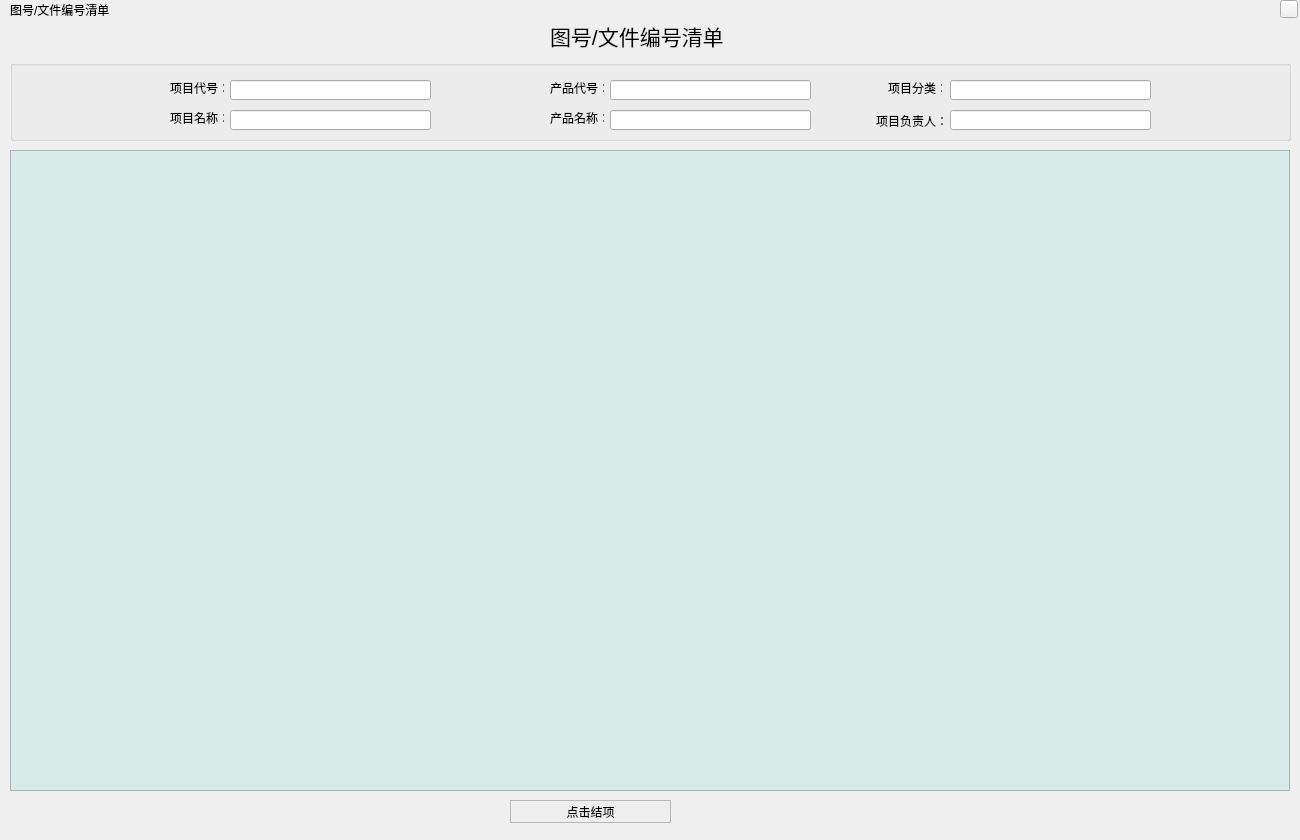
<?xml version="1.0" encoding="UTF-8"?>
<ui version="4.0">
 <class>TYBH</class>
 <widget class="QWidget" name="TYBH">
  <property name="geometry">
   <rect>
    <x>0</x>
    <y>0</y>
    <width>1300</width>
    <height>840</height>
   </rect>
  </property>
  <property name="windowTitle">
   <string>Form</string>
  </property>
  <widget class="QLabel" name="label">
   <property name="geometry">
    <rect>
     <x>10</x>
     <y>2</y>
     <width>111</width>
     <height>16</height>
    </rect>
   </property>
   <property name="text">
    <string>图号/文件编号清单</string>
   </property>
  </widget>
  <widget class="closeButton" name="toolButton">
   <property name="geometry">
    <rect>
     <x>1280</x>
     <y>0</y>
     <width>18</width>
     <height>18</height>
    </rect>
   </property>
   <property name="text">
    <string/>
   </property>
  </widget>
  <widget class="QGroupBox" name="groupBox_tyMsg">
   <property name="geometry">
    <rect>
     <x>10</x>
     <y>60</y>
     <width>1281</width>
     <height>81</height>
    </rect>
   </property>
   <property name="title">
    <string/>
   </property>
   <widget class="QLabel" name="label_3">
    <property name="geometry">
     <rect>
      <x>160</x>
      <y>20</y>
      <width>54</width>
      <height>16</height>
     </rect>
    </property>
    <property name="styleSheet">
     <string notr="true">color: rgb(0, 0, 0);</string>
    </property>
    <property name="text">
     <string>项目代号：</string>
    </property>
   </widget>
   <widget class="QLineEdit" name="lineEdit_proNum">
    <property name="geometry">
     <rect>
      <x>220</x>
      <y>20</y>
      <width>201</width>
      <height>20</height>
     </rect>
    </property>
    <property name="styleSheet">
     <string notr="true">color: rgb(0, 0, 0);</string>
    </property>
    <property name="alignment">
     <set>Qt::AlignCenter</set>
    </property>
   </widget>
   <widget class="QLabel" name="label_4">
    <property name="geometry">
     <rect>
      <x>878</x>
      <y>20</y>
      <width>54</width>
      <height>16</height>
     </rect>
    </property>
    <property name="styleSheet">
     <string notr="true">color: rgb(0, 0, 0);</string>
    </property>
    <property name="text">
     <string>项目分类：</string>
    </property>
   </widget>
   <widget class="QLineEdit" name="lineEdit_proType">
    <property name="geometry">
     <rect>
      <x>940</x>
      <y>20</y>
      <width>201</width>
      <height>20</height>
     </rect>
    </property>
    <property name="styleSheet">
     <string notr="true">color: rgb(0, 0, 0);</string>
    </property>
    <property name="alignment">
     <set>Qt::AlignCenter</set>
    </property>
   </widget>
   <widget class="QLabel" name="label_5">
    <property name="geometry">
     <rect>
      <x>540</x>
      <y>20</y>
      <width>54</width>
      <height>16</height>
     </rect>
    </property>
    <property name="styleSheet">
     <string notr="true">color: rgb(0, 0, 0);</string>
    </property>
    <property name="text">
     <string>产品代号：</string>
    </property>
   </widget>
   <widget class="QLineEdit" name="lineEdit_productNum">
    <property name="geometry">
     <rect>
      <x>600</x>
      <y>20</y>
      <width>201</width>
      <height>20</height>
     </rect>
    </property>
    <property name="styleSheet">
     <string notr="true">color: rgb(0, 0, 0);
</string>
    </property>
    <property name="alignment">
     <set>Qt::AlignCenter</set>
    </property>
   </widget>
   <widget class="QLabel" name="label_6">
    <property name="geometry">
     <rect>
      <x>540</x>
      <y>50</y>
      <width>54</width>
      <height>16</height>
     </rect>
    </property>
    <property name="styleSheet">
     <string notr="true">color: rgb(0, 0, 0);</string>
    </property>
    <property name="text">
     <string>产品名称：</string>
    </property>
   </widget>
   <widget class="QLineEdit" name="lineEdit_productName">
    <property name="geometry">
     <rect>
      <x>600</x>
      <y>50</y>
      <width>201</width>
      <height>20</height>
     </rect>
    </property>
    <property name="styleSheet">
     <string notr="true">color: rgb(0, 0, 0);</string>
    </property>
    <property name="alignment">
     <set>Qt::AlignCenter</set>
    </property>
   </widget>
   <widget class="QLabel" name="label_7">
    <property name="geometry">
     <rect>
      <x>160</x>
      <y>50</y>
      <width>54</width>
      <height>16</height>
     </rect>
    </property>
    <property name="styleSheet">
     <string notr="true">color: rgb(0, 0, 0);</string>
    </property>
    <property name="text">
     <string>项目名称：</string>
    </property>
   </widget>
   <widget class="QLabel" name="label_8">
    <property name="geometry">
     <rect>
      <x>866</x>
      <y>50</y>
      <width>71</width>
      <height>21</height>
     </rect>
    </property>
    <property name="font">
     <font>
      <pointsize>9</pointsize>
     </font>
    </property>
    <property name="styleSheet">
     <string notr="true">color: rgb(0, 0, 0);</string>
    </property>
    <property name="text">
     <string>项目负责人：</string>
    </property>
   </widget>
   <widget class="QLineEdit" name="lineEdit_leaderName">
    <property name="geometry">
     <rect>
      <x>940</x>
      <y>50</y>
      <width>201</width>
      <height>20</height>
     </rect>
    </property>
    <property name="styleSheet">
     <string notr="true">color: rgb(0, 0, 0);</string>
    </property>
    <property name="alignment">
     <set>Qt::AlignCenter</set>
    </property>
   </widget>
   <widget class="QLineEdit" name="lineEdit_proName">
    <property name="geometry">
     <rect>
      <x>220</x>
      <y>50</y>
      <width>201</width>
      <height>20</height>
     </rect>
    </property>
    <property name="styleSheet">
     <string notr="true">color: rgb(0, 0, 0);</string>
    </property>
    <property name="alignment">
     <set>Qt::AlignCenter</set>
    </property>
   </widget>
  </widget>
  <widget class="QTableWidget" name="tableWidget">
   <property name="geometry">
    <rect>
     <x>10</x>
     <y>150</y>
     <width>1280</width>
     <height>641</height>
    </rect>
   </property>
   <property name="font">
    <font>
     <pointsize>9</pointsize>
    </font>
   </property>
   <property name="toolTip">
    <string/>
   </property>
   <property name="styleSheet">
    <string notr="true">background-color: rgb(216, 235, 233);
color: rgb(0, 0, 0);</string>
   </property>
  </widget>
  <widget class="QPushButton" name="pushButton_getOver">
   <property name="geometry">
    <rect>
     <x>510</x>
     <y>800</y>
     <width>161</width>
     <height>23</height>
    </rect>
   </property>
   <property name="styleSheet">
    <string notr="true">QPushButton#pushButton_getOver
{
    color:black;
    background-color:rgb(238 , 238 , 238);
    border: 1px solid rgb(183 , 183 , 183);
}

QPushButton#pushButton_getOver:hover
{
    color:black;
    background-color:rgb(228 , 240 , 250);
    border: 1px solid rgb(15 , 150 , 255);
}

QPushButton#pushButton_getOver:pressed
{
    color:black;
    background-color:rgb(204 , 228 , 247);
    border: 1px solid rgb(1 , 84 , 153);
    padding-left:3px;
    padding-top:3px;
}</string>
   </property>
   <property name="text">
    <string>点击结项</string>
   </property>
  </widget>
  <widget class="QLabel" name="label_2">
   <property name="geometry">
    <rect>
     <x>550</x>
     <y>20</y>
     <width>181</width>
     <height>31</height>
    </rect>
   </property>
   <property name="font">
    <font>
     <pointsize>16</pointsize>
    </font>
   </property>
   <property name="text">
    <string>图号/文件编号清单</string>
   </property>
  </widget>
  <widget class="QPushButton" name="pushButton_min">
   <property name="geometry">
    <rect>
     <x>1250</x>
     <y>0</y>
     <width>28</width>
     <height>16</height>
    </rect>
   </property>
   <property name="minimumSize">
    <size>
     <width>0</width>
     <height>16</height>
    </size>
   </property>
   <property name="styleSheet">
    <string notr="true">QPushButton
{
background-image: url(:/images/min_first.png);
background-repeat:no-repeat;
background-position:center center;
border:none;

}

QPushButton:hover{
background-image: url(:/images/min_after.png);
background-repeat:no-repeat;
background-position:center center;


}</string>
   </property>
   <property name="text">
    <string/>
   </property>
  </widget>
 </widget>
 <customwidgets>
  <customwidget>
   <class>closeButton</class>
   <extends>QToolButton</extends>
   <header>closebutton.h</header>
  </customwidget>
 </customwidgets>
 <resources/>
 <connections/>
</ui>
